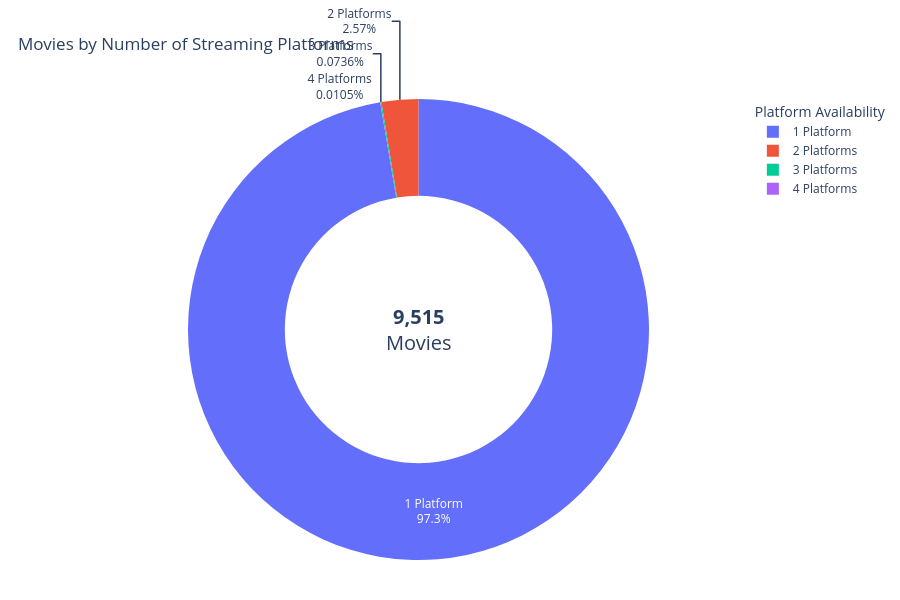

Write notebook code for a chart like this one.
### Markdown cell above
## Interactive DONUT CHART: MOVIES BY NUMBER OF PLATFORMS

### Code cell
platform_cols = [
    "Netflix",
    "Hulu",
    "Prime Video",
    "Disney+"
]

platform_data = df[platform_cols].apply(
    pd.to_numeric,
    errors="coerce"
).fillna(0)

platform_data["Platform Count"] = platform_data.sum(axis=1)

overlap_counts = (
    platform_data["Platform Count"]
    .value_counts()
    .reindex([1, 2, 3, 4], fill_value=0)
    .sort_index()
)

platform_labels = [
    "1 Platform",
    "2 Platforms",
    "3 Platforms",
    "4 Platforms"
]

fig7 = go.Figure(
    data=[
        go.Pie(
            labels=platform_labels,
            values=overlap_counts.values,
            hole=0.58,
            sort=False,
            textinfo="label+percent",
            hovertemplate=(
                "<b>%{label}</b><br>"
                "Number of Movies: %{value:,}<br>"
                "Percentage: %{percent}"
                "<extra></extra>"
            )
        )
    ]
)

fig7.update_layout(
    title={
        "text": "Movies by Number of Streaming Platforms",
        "x": 0.02
    },
    template="plotly_white",
    height=600,
    showlegend=True,
    legend_title_text="Platform Availability",
    annotations=[
        dict(
            text=f"<b>{len(df):,}</b><br>Movies",
            x=0.5,
            y=0.5,
            font_size=20,
            showarrow=False
        )
    ],
    margin=dict(
        l=40,
        r=40,
        t=80,
        b=40
    )
)

fig7.show()

overlap_summary = pd.DataFrame({
    "Number of Platforms": platform_labels,
    "Number of Movies": overlap_counts.values
})

overlap_summary["Percentage"] = (
    overlap_summary["Number of Movies"]
    / overlap_summary["Number of Movies"].sum()
    * 100
).round(2)

display(overlap_summary)

### Figure 1 — Plotly figure (JSON) as saved in the notebook; plotly's stock layout.template omitted (floating-point values rounded to 4 significant figures)
{"data": [{"hole": 0.58, "hovertemplate": "<b>%{label}</b><br>Number of Movies: %{value:,}<br>Percentage: %{percent}<extra></extra>", "labels": ["1 Platform", "2 Platforms", "3 Platforms", "4 Platforms"], "sort": false, "textinfo": "label+percent", "type": "pie", "values": [9262, 245, 7, 1]}], "layout": {"annotations": [{"font": {"size": 20}, "showarrow": false, "text": "<b>9,515</b><br>Movies", "x": 0.5, "y": 0.5}], "height": 600, "legend": {"title": {"text": "Platform Availability"}}, "margin": {"b": 40, "l": 40, "r": 40, "t": 80}, "showlegend": true, "title": {"text": "Movies by Number of Streaming Platforms", "x": 0.02}}}
